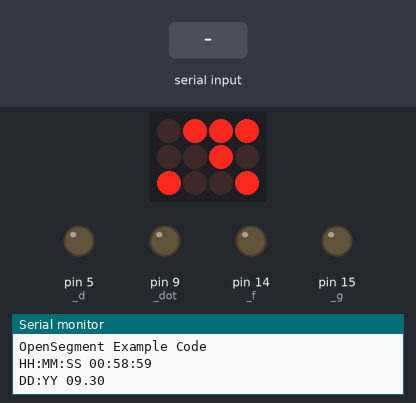
A sketch run on a simulated Arduino Uno, built with avr-gcc and run on an emulated ATmega328P. Shown: 4×3 LED matrix, output pins drawn as LEDs (lit = HIGH), the last lines printed to the serial monitor. Wiring (inferred from the names in the program): LED matrix (orientation assumed): rows pin 12, pin 3, pin 2; columns pin 4, pin 6, pin 10, pin 11. Inputs (shaded band) come from the test bench. Pins used as bus, display or sensor lines are not drawn.

Above: at 0.1 s.
1.3 s: "2" received over Serial
At 3.37 s:
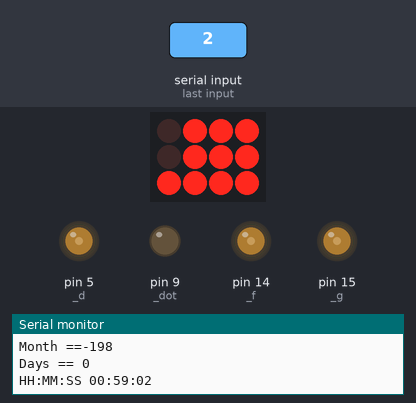
At 5.4 s:
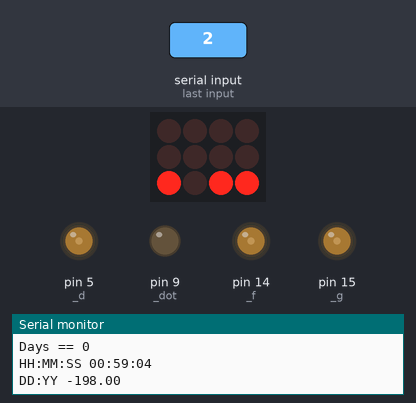
Timing chart, 0 to 40.7 s (numbered marks = the images above; inputs shaded):
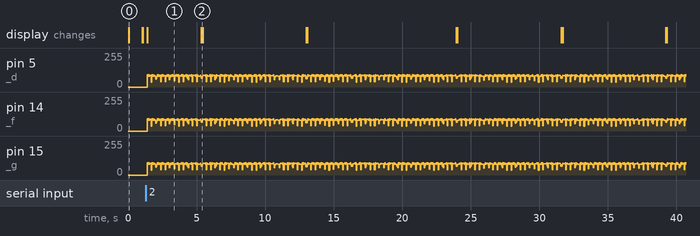

Measured:
- after the input at 1.3 s, the display: changes after 0.12 s (image 1)
- what the display in image 0 shows lasts 0.9 s, from 0.1 s to 1.0 s

The sketch:

Midterm_exam.ino
```cpp
#include <SoftwareSerial.h>

SoftwareSerial Serial7Segment(7, 8); //RX pin, TX pin

#define APOSTROPHE  5
#define COLON       4
#define DECIMAL4    3
#define DECIMAL3    2
#define DECIMAL2    1
#define DECIMAL1    0

const int _a = 2;
const int _b = 3;
const int _c = 4;
const int _d = 5;
const int _e = 6;
const int _f = 14;
const int _g = 15;
const int _dot = 9;

int dig1 = 10;
int dig2 = 11;
int dig3 = 12;

int days = 0;
int month = 0;
int day_of_month[] = {31, 28, 31, 30, 31, 30, 31, 31, 30, 31, 30, 31};

int Fnd_seg[10][8] = {
  {1, 0, 0, 0, 1, 0, 0, 0}, //0
  {1, 1, 1, 1, 1, 0, 0, 1}, //1
  {0, 1, 0, 0, 1, 1, 0, 0}, //2
  {0, 1, 1, 0, 1, 0, 0, 0}, //3
  {0, 0, 1, 1, 1, 0, 0, 1}, //4
  {0, 0, 1, 0, 1, 0, 1, 0}, //5
  {0, 0, 0, 0, 1, 0, 1, 0}, //6
  {1, 1, 1, 1, 1, 0, 0, 0}, //7
  {0, 0, 0, 0, 1, 0, 0, 0}, //8
  {0, 0, 1, 0, 1, 0, 0, 0}, //9
};

long millisTimer;

int seconds = 0;
int minutes = 0;
int hours = 0;
boolean amTime = true;
boolean colonOn = false;

char buffer[20];
char bufferIndex = 0;

char tempString[100]; //Used for sprintf

int d1 = 0;
int d2 = 0;
int d3 = 0;
int d4 = 0;

void setup() {
  Serial.begin(9600);
  Serial.println("OpenSegment Example Code");

  Serial7Segment.begin(9600); //Talk to the Serial7Segment at 9600 bps
  Serial7Segment.write('v'); //Reset the display - this forces the cursor to return to the beginning of the display
  Serial7Segment.print("2359"); //Send the hour and minutes to the display

  millisTimer = millis();
  //For testing, we initialize the variables to the current time
  seconds = 59;
  minutes = 58;
  hours = 23;

  // put your setup code here, to run once:
  pinMode(_a, OUTPUT);
  pinMode(_b, OUTPUT);
  pinMode(_c, OUTPUT);
  pinMode(_d, OUTPUT);
  pinMode(_e, OUTPUT);
  pinMode(_f, OUTPUT);
  pinMode(_g, OUTPUT);
  pinMode(_dot, OUTPUT);
  pinMode(dig1, OUTPUT);
  pinMode(dig2, OUTPUT);
  pinMode(dig3, OUTPUT);

  month = 9;
  days = 30;

}

void dig1_Find_Write(int row) {
  int seg_Pin = 2;

  digitalWrite(dig1, HIGH);
  digitalWrite(dig2, LOW);
  digitalWrite(dig3, LOW);
  for (int segPos = 0; segPos < 8; segPos++) {
    digitalWrite(seg_Pin, Fnd_seg[row][segPos]);
    seg_Pin++;
    if (seg_Pin == 7)seg_Pin = 14;
    if (seg_Pin == 16)seg_Pin = 9;
  }
}

void dig2_Find_Write(int row) {
  int seg_Pin = 2;

  digitalWrite(dig1, LOW);
  digitalWrite(dig2, HIGH);
  digitalWrite(dig3, LOW);
  for (int segPos = 0; segPos < 8; segPos++) {
    digitalWrite(seg_Pin, Fnd_seg[row][segPos]);
    seg_Pin++;
    if (seg_Pin == 7)seg_Pin = 14;
    if (seg_Pin == 16)seg_Pin = 9;
  }
}

void dig3_Find_Write(int row) {
  int seg_Pin = 2;

  digitalWrite(dig1, LOW);
  digitalWrite(dig2, LOW);
  digitalWrite(dig3, HIGH);
  for (int segPos = 0; segPos < 8; segPos++) {
    if (segPos == 4) digitalWrite(seg_Pin, LOW);
    digitalWrite(seg_Pin, Fnd_seg[row][segPos]);
    seg_Pin++;
    if (seg_Pin == 7)seg_Pin = 14;
    if (seg_Pin == 16)seg_Pin = 9;
  }
}

void loop() {
  // put your main code here, to run repeatedly:
  while (Serial.available()) {
    buffer[bufferIndex]  = Serial.read();   //시리얼 통신으로 버퍼배열에 데이터 수신
    bufferIndex++;                          //데이터 수신 후 버퍼 인덱스 1 증가
  }

  double pis = atof(buffer);

  double pos = atof(buffer);                   //atoi()함수로 char값을 int값으로 변환

  int save = atoi(buffer);

  Serial7Segment.write(0x77);  // Decimal, colon, apostrophe control command
  Serial7Segment.write( (1 << APOSTROPHE) | (1 << COLON) | (1 << DECIMAL2) ); // Turns on colon, apostrophoe, and far-right decimal

  sprintf(tempString, "%02d%02d", hours, minutes);
  Serial7Segment.print(tempString); //Send serial string out the soft serial port to the S7S

  if ( (millis() - millisTimer) > 1000)
  {
    //Serial.println(millis() - millisTimer);
    millisTimer += 1000; //Adjust the timer forward 1 second

    seconds++;
    if (seconds > 59)
    {
      seconds -= 60; //Reset seconds and increment minutes
      minutes++;
      if (minutes > 59)
      {
        minutes -= 60; //Reset minutes and increment hours
        hours++;
        if (hours > 23)
        {
          hours -= 24; //Reset hours and flip AM/PM
        }
      }
    }
  }


  //Serial.print(pis);

  if (buffer[0] == '1') {
    if (pos != 0) {

      Serial.print("Input data : ");
      Serial.println(save);                    //int값으로 변환된 데이터 출력

      hours = save - 100;
      pis = ((pis - save) * 100);
      Serial.print("pis = ");
      Serial.println(pis);
      minutes = (int)pis;

      if (pis != minutes) {
        Serial.println("fuck");
        minutes = ((int)pis) + 1;
        if (minutes == 60) {
          minutes = minutes - 1;
        }
      }
      //    minutes = (int)pis;
      Serial.print("Input data2 : ");
      Serial.println(pis);
      Serial.println(minutes);
    }
  }

  if (buffer[0] == '2') {
    if (pos != 0) {

      Serial.print("Input data: ");
      Serial.println(save);

      month = save - 200;

      pis = (pis - save) * 100;

      dtostrf(pis, 4, 2, tempString);
      Serial.println(tempString);

      days = atoi(tempString);

      Serial.print("Input data2 : ");
      Serial.println(pis);
      Serial.println(days);
    }
  }

  if (hours == 0 && minutes == 0 && seconds == 0) {
    days += 1;
    if (days > day_of_month[month - 1]) {
      days = 1;
      month += 1;
    }
  }

  if (month > 12) {
    days = 1;
    month = 1;
  }

  d4 = month / 10;
  d3 = month % 10;
  d2 = days / 10;
  d1 = days % 10;

  for (int a = 0; a < 21; a++) {
    buffer[a] = NULL;
  }
  delay(10);
  //Debug print the time

  sprintf(tempString, "HH:MM:SS %02d:%02d:%02d", hours, minutes, seconds);
  // sprintf(tempString, "%02d%02d", hours, minutes);

  //  Serial7Segment.print(tempString); //Send serial string out the soft serial port to the S7S
  Serial.println(tempString);
  sprintf(tempString, "DD:YY %02d.%02d", month, days);
  Serial.println(tempString);


  if (month < 10) {
    for (int count = 0; count < 5; count++) {
      for (int i = 0; i < 10; i++) {
        dig3_Find_Write(d3);
        digitalWrite(6, LOW);
        delay(2);
        digitalWrite(6, HIGH);
        dig2_Find_Write(d2);
        delay(2);
        dig1_Find_Write(d1);
        delay(2);
      }
    }
  }

  Serial.print("Month ==");
  Serial.println(month);
  Serial.print("Days == ");
  Serial.println(days);

  if (month >= 10 && month <= 12) {
    for (int count = 0; count < 3; count++) {
      for (int i = 0; i < 20; i++) {
        dig3_Find_Write(d4);
        delay(2);
        dig2_Find_Write(d3);
        digitalWrite(6, LOW);
        delay(2);
        digitalWrite(6, HIGH);
        dig1_Find_Write(d2);
        delay(2);
      }

      for (int i = 0; i < 20; i++) {
        dig3_Find_Write(d3);
        digitalWrite(6, LOW);
        delay(2);
        digitalWrite(6, HIGH);
        dig2_Find_Write(d2);
        delay(2);
        dig1_Find_Write(d1);
        delay(2);
      }

      for (int i = 0; i < 20; i++) {
        dig3_Find_Write(d2);
        delay(2);
        dig2_Find_Write(d1);
        delay(2);
        dig1_Find_Write(d4);
        delay(2);
      }

      for (int i = 0; i < 20; i++) {
        dig3_Find_Write(d1);
        delay(2);
        dig2_Find_Write(d4);
        delay(2);
        dig1_Find_Write(d3);
        digitalWrite(6, LOW);
        delay(2);
        digitalWrite(6, HIGH);
      }

    }
  }

  sprintf(tempString, "%02d%02d", hours, minutes);
  Serial7Segment.print(tempString); //Send serial string out the soft serial port to the S7S

}
```
